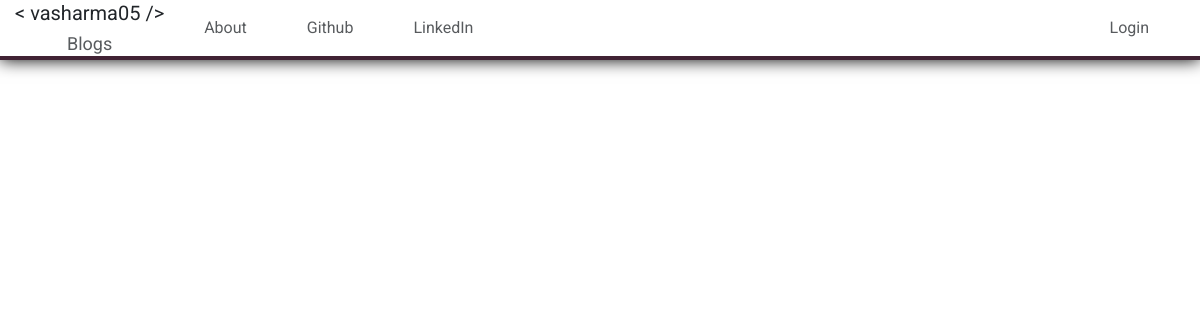
/, run on an earlier commit of the app's database.
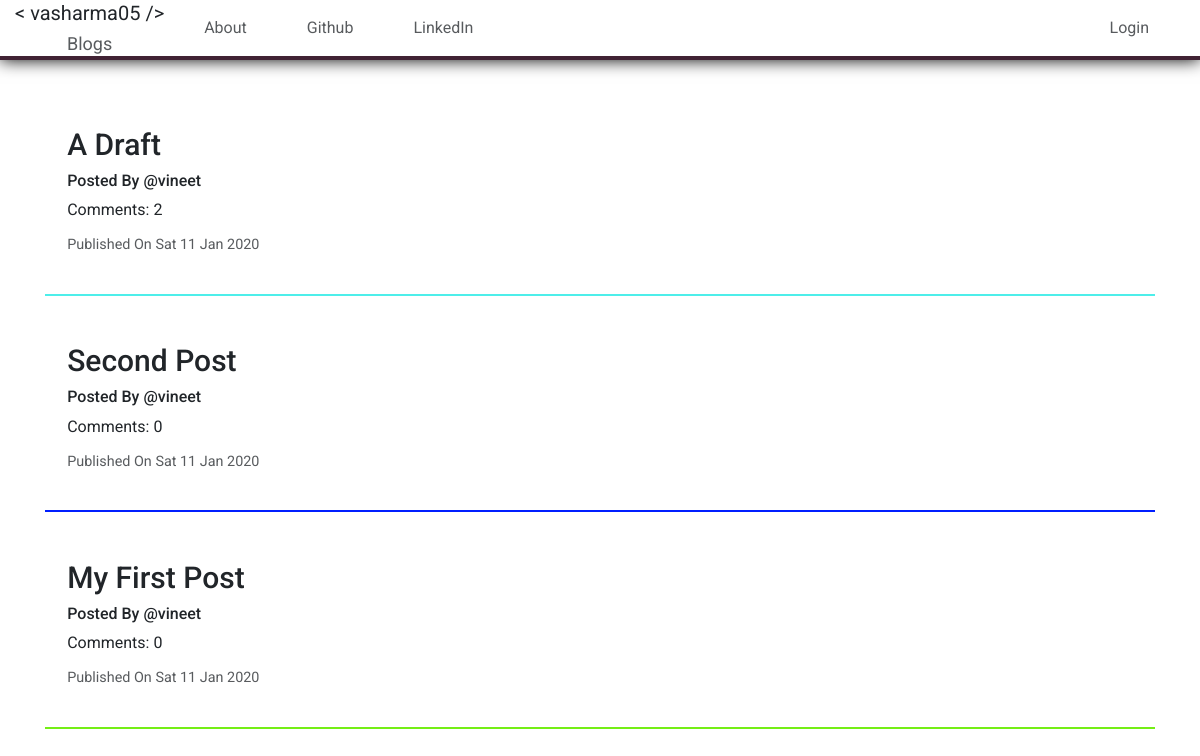
And on a later commit of the database.
### blog/models.py (models this page shows, shortened)
class Post(models.Model):
    author = models.ForeignKey('auth.User', on_delete=models.CASCADE)
    title = models.CharField(max_length=200)
    text = models.TextField()
    created_date = models.DateTimeField(default = timezone.now)
    published_date = models.DateTimeField(blank=True, null=True)
    def approve_comment(self):
        return self.comments.filter(approved_comment = True)

### blog/views.py (the view)
# urls.py: path('', views.PostListView.as_view(), name='post_list'),
class PostListView(ListView):
    model = Post
    def get_queryset(self):
        return Post.objects.filter(published_date__lte = timezone.now()).order_by('-published_date')

### blog/templates/blog/post_list.html (shortened to what this page needs)
{% extends 'blog/base.html' %}
{% block content %}
{% for post in post_list %}
    <div class="post">
        <h2><a href="{% url 'post_detail' pk=post.pk%}">{{post.title}}</a></h2>
        <h6>Posted By @{{ post.author }}</h6>
        Comments: {{ post.approve_comment.count }}
        <div class="muted" style="margin-top: 12px;">
            <p>Published On {{post.published_date|date:"D d M Y"}}</p>
        </div>
    </div>
{% endfor %}
{% endblock %}

What changed in the data, as far as the page shows it:
added Post: title "A Draft", author "vineet", approve_comment.count "2", published_date "Sat 11 Jan 2020"
added Post: title "Second Post", author "vineet", approve_comment.count "0", published_date "Sat 11 Jan 2020"
added Post: title "My First Post", author "vineet", approve_comment.count "0", published_date "Sat 11 Jan 2020"
